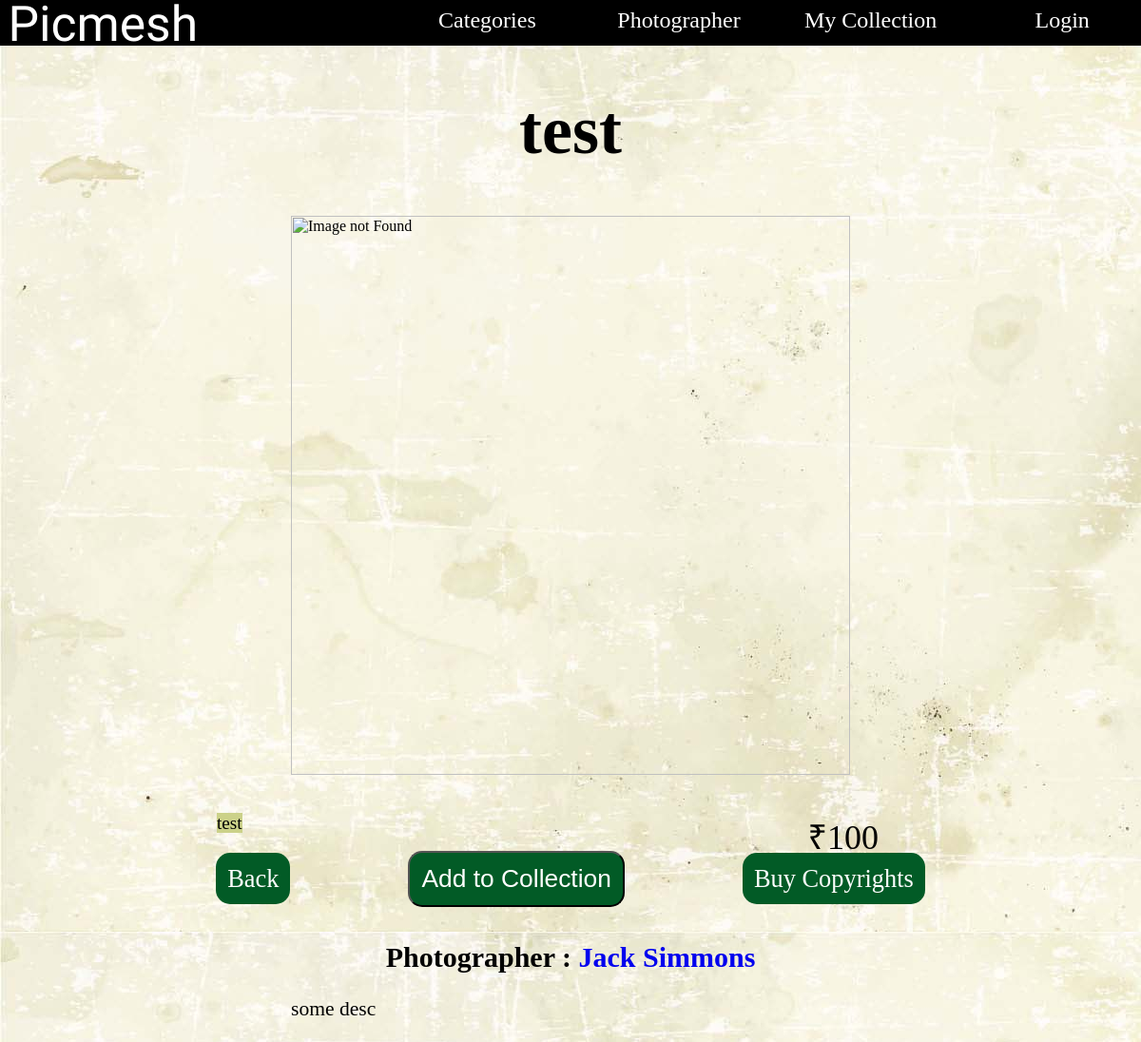
The app's page /details/1/, older data.
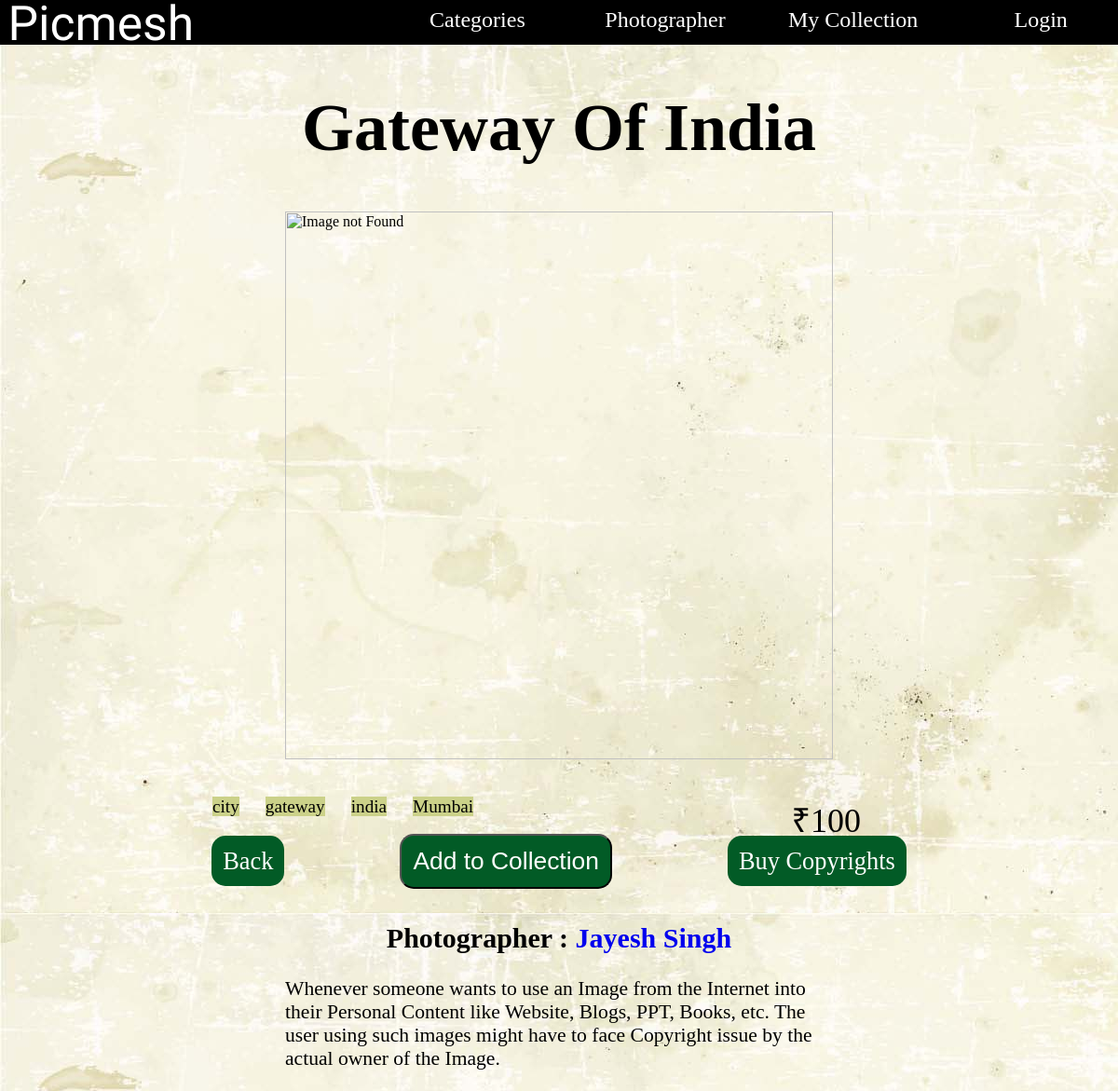
The same page, newer data.
### home/models.py (models this page shows, shortened)
class Photo(models.Model):
    format_of_tags = (
        ('PNG', 'PNG'),
        ('JPG', 'JPG'),
        ('JPEG', 'JPEG'),
        ('Exif', 'Exif'),
        ('TIF', 'TIF'),
        ('GIF', 'GIF'),
        ('WEBP', 'WEBP'),
        ('SVG', 'SVG'),
    )
    title = models.CharField(max_length=150)
    format = models.CharField(max_length=20, choices=format_of_tags, blank=False)
    tags = models.CharField(max_length=250)
    original_pic = models.ImageField()
    display_pic = models.ImageField(null=True, blank=True)
    description = models.CharField(max_length=1000)
    price = models.PositiveIntegerField()
    photographer = models.ForeignKey('Photographer', on_delete=models.CASCADE)
    category = models.ForeignKey('Categories', on_delete=models.CASCADE, default=0)

class Photographer(models.Model):
    photographer_name = models.CharField(max_length=150)
    profile_pic = models.ImageField(default='default-profile.png')
    city = models.CharField(max_length=50)
    email_id = models.EmailField()
    details = models.CharField(max_length=1000)
    def __str__(self):
        return self.photographer_name  # this Function adds name as Given Name of Photographer

### home/views.py (the view)
# urls.py: url(r'^details/(?P<photo_id>[0-9]+)/$', views.details, name='details'),    # home/<photo_id>
def details(request, photo_id):
    context={}
    template = loader.get_template('details.html')
    photo = get_object_or_404(Photo, pk=photo_id)
    tag_list = photo.tags.split()
    context['tag_list'] = tag_list
    context['photo_id'] = photo_id
    context['photo'] = photo
    context['button_text'] = 'Add to Collection'
    if request.user.is_authenticated:
        order_exist = Order.objects.filter(user=request.user, photo=photo_id)
        context['order_exist'] = order_exist
        collected_pic = Coll.objects.filter(user=request.user, photo=photo_id)
        if request.method == 'POST':
            print('First Checkpoint...')
            if not collected_pic:
                p = Photo.objects.get(id=photo_id)
                c = Coll(user=request.user, photo=p)
                c.save()
                context['button_text'] = 'Remove From Collection'
                return HttpResponse(template.render(context, request))
            else:
                p = Photo.objects.get(id=photo_id)
                Coll.objects.filter(user=request.user, photo=p).delete()
                context['button_text'] = 'Add to Collection'
                return HttpResponse(template.render(context, request))
        context['button_text'] = 'Add to Collection'
        if collected_pic:
            context['button_text'] = 'Remove From Collection'
        return HttpResponse(template.render(context, request))
    else:
        return HttpResponse(template.render(context, request))

### home/context_processors.py (called while the page is built)
def categories_processor(request):
    categories = Categories.objects.all()
    return {'categories': categories}

### home/models.py (called while the page is built)
    def __str__(self):
        return self.category_name

### home/templates/details.html (shortened to what this page needs)
{% extends 'base.html' %}
{% block content %}
  {% load static %}
  <link rel="stylesheet" href="{% static 'home/detailstyle.css' %}">
      <h1 class='title' align="center">{{ photo.title }}</h1>
      <img src="{{ photo.display_pic.url }}" alt="Image not Found">
        {% for tag in tag_list %}
            <span class="tags">{{ tag }}</span>
        {% endfor %}
        <span id="price"> &#8377;{{ photo.price }}</span>
        <br><br>
      <div class="buttonPanel">
        <a href="#" onclick="window.history.back();" class="but" align="center">Back</a>
        {% if user.is_authenticated %}
            <form id="collectPic" action="" method="post">
              {% csrf_token %}
              <input type="submit" class="but" id="collectButton" name="submit" value="{{ button_text }}"></submit>
            </form>
        {% else %}
           <form id="" action="/accounts/login/" method="get">
            <input type="submit" class="but" name="submit" value="{{ button_text }}"></submit>
           </form>
        {% endif %}
        {% if user.is_authenticated %}
          {% if order_exist %}
            <a class="but" download="{{ photo.title }}" href="{{ photo.original_pic.url }}" title="{{ photo.title }}">
                Download
            </a>
          {% else %}
            <a href="#" class="but" align="center" onclick="document.getElementById('pay').style.display='block'">Buy Copyrights</a>
          {% endif %}
        {% else %}
        <a href="/accounts/login/" class="but" align="center">Buy Copyrights</a>
        {% endif %}
      </div>
      <h2 align="center">Photographer : <a href="/photographer/{{ photo.photographer.id }}">{{ photo.photographer }}</a></h2>
      <div class="desc"><p>{{ photo.description }}</p>
      </div>
{% endblock %}

Row changes from the older to the newer data that the page shows:
changed Photo: title "test" → "Gateway Of India"; photographer "Jack Simmons" → "Jayesh Singh"; description "some desc" → "Whenever someone wants to use an Image from the Internet into their Personal Content like Website, Blogs, PPT, Books, etc. The user using such images might have to face Copyright issue by the actual owner of the Image."
Text that changed along with them:
new list line: "city"
new list line: "gateway"
new list line: "india"
new list line: "Mumbai"
list line gone: "test"
